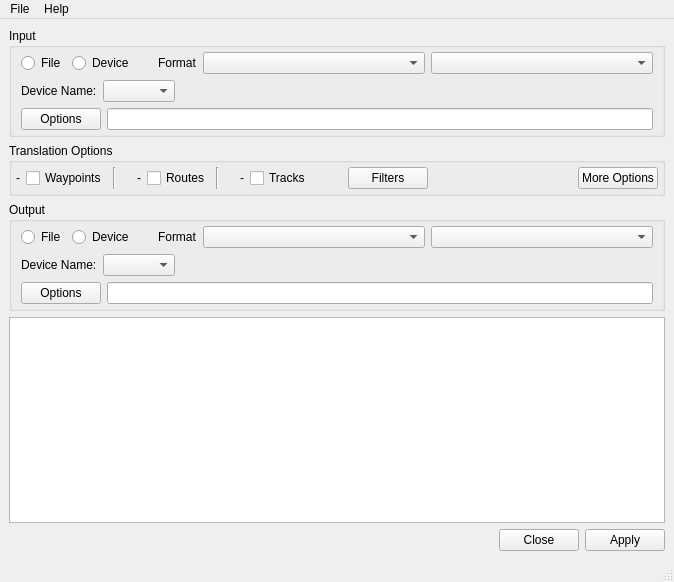
<?xml version="1.0" encoding="UTF-8"?>
<ui version="4.0">
 <class>MainWindow</class>
 <widget class="QMainWindow" name="MainWindow">
  <property name="geometry">
   <rect>
    <x>0</x>
    <y>0</y>
    <width>674</width>
    <height>582</height>
   </rect>
  </property>
  <property name="windowTitle">
   <string>MainWindow</string>
  </property>
  <widget class="QWidget" name="centralwidget">
   <layout class="QVBoxLayout" name="verticalLayout_5">
    <item>
     <widget class="QGroupBox" name="groupBox">
      <property name="title">
       <string>Input </string>
      </property>
      <layout class="QVBoxLayout" name="verticalLayout">
       <property name="topMargin">
        <number>4</number>
       </property>
       <property name="bottomMargin">
        <number>4</number>
       </property>
       <item>
        <layout class="QHBoxLayout" name="horizontalLayout_5">
         <item>
          <widget class="QRadioButton" name="inputFileOptBtn">
           <property name="sizePolicy">
            <sizepolicy hsizetype="Fixed" vsizetype="Fixed">
             <horstretch>0</horstretch>
             <verstretch>0</verstretch>
            </sizepolicy>
           </property>
           <property name="toolTip">
            <string>If selected, input is from a file.</string>
           </property>
           <property name="text">
            <string>File</string>
           </property>
          </widget>
         </item>
         <item>
          <widget class="QRadioButton" name="inputDeviceOptBtn">
           <property name="sizePolicy">
            <sizepolicy hsizetype="Fixed" vsizetype="Fixed">
             <horstretch>0</horstretch>
             <verstretch>0</verstretch>
            </sizepolicy>
           </property>
           <property name="toolTip">
            <string>If selected, input is from a device or GPS unit</string>
           </property>
           <property name="text">
            <string>Device</string>
           </property>
          </widget>
         </item>
         <item>
          <spacer name="horizontalSpacer_2a">
           <property name="orientation">
            <enum>Qt::Horizontal</enum>
           </property>
           <property name="sizeType">
            <enum>QSizePolicy::Fixed</enum>
           </property>
           <property name="sizeHint" stdset="0">
            <size>
             <width>18</width>
             <height>20</height>
            </size>
           </property>
          </spacer>
         </item>
         <item>
          <widget class="QLabel" name="label">
           <property name="sizePolicy">
            <sizepolicy hsizetype="Fixed" vsizetype="Preferred">
             <horstretch>0</horstretch>
             <verstretch>0</verstretch>
            </sizepolicy>
           </property>
           <property name="text">
            <string>Format</string>
           </property>
          </widget>
         </item>
         <item>
          <widget class="QComboBox" name="inputFormatCombo">
           <property name="toolTip">
            <string>Input data format</string>
           </property>
          </widget>
         </item>
         <item>
          <widget class="QComboBox" name="inputCharSetCombo">
           <property name="toolTip">
            <string>Character encoding of input</string>
           </property>
          </widget>
         </item>
        </layout>
       </item>
       <item>
        <widget class="QStackedWidget" name="inputStackedWidget">
         <property name="lineWidth">
          <number>0</number>
         </property>
         <property name="currentIndex">
          <number>1</number>
         </property>
         <widget class="QWidget" name="inputFilePage">
          <layout class="QHBoxLayout" name="horizontalLayout_4">
           <property name="margin">
            <number>0</number>
           </property>
           <item>
            <layout class="QHBoxLayout" name="horizontalLayout_2">
             <item>
              <widget class="QPushButton" name="inputFileNameBrowseBtn">
               <property name="toolTip">
                <string>Browse for one or more input files. </string>
               </property>
               <property name="text">
                <string>File Name(s)</string>
               </property>
               <property name="icon">
                <iconset resource="app.qrc">
                 <normaloff>:/images/open.png</normaloff>:/images/open.png</iconset>
               </property>
              </widget>
             </item>
             <item>
              <widget class="QLineEdit" name="inputFileNameText">
               <property name="sizePolicy">
                <sizepolicy hsizetype="Expanding" vsizetype="Fixed">
                 <horstretch>10</horstretch>
                 <verstretch>0</verstretch>
                </sizepolicy>
               </property>
              </widget>
             </item>
            </layout>
           </item>
          </layout>
         </widget>
         <widget class="QWidget" name="inputDevicePage">
          <layout class="QVBoxLayout" name="verticalLayout_2">
           <property name="margin">
            <number>0</number>
           </property>
           <item>
            <layout class="QHBoxLayout" name="horizontalLayout_3">
             <item>
              <widget class="QLabel" name="label_2">
               <property name="text">
                <string>Device Name:</string>
               </property>
              </widget>
             </item>
             <item>
              <widget class="QComboBox" name="inputDeviceNameCombo">
               <property name="toolTip">
                <string>Name of port to which input device is connected</string>
               </property>
              </widget>
             </item>
             <item>
              <spacer name="horizontalSpacer_3a">
               <property name="orientation">
                <enum>Qt::Horizontal</enum>
               </property>
               <property name="sizeHint" stdset="0">
                <size>
                 <width>40</width>
                 <height>20</height>
                </size>
               </property>
              </spacer>
             </item>
            </layout>
           </item>
          </layout>
         </widget>
        </widget>
       </item>
       <item>
        <layout class="QHBoxLayout" name="horizontalLayout_6">
         <item>
          <widget class="QPushButton" name="inputOptionsBtn">
           <property name="toolTip">
            <string>Options for the selected input format. </string>
           </property>
           <property name="text">
            <string>Options</string>
           </property>
          </widget>
         </item>
         <item>
          <widget class="QLineEdit" name="inputOptionsText"/>
         </item>
        </layout>
       </item>
      </layout>
     </widget>
    </item>
    <item>
     <widget class="QGroupBox" name="groupBox_2">
      <property name="title">
       <string>Translation Options</string>
      </property>
      <layout class="QHBoxLayout" name="horizontalLayout_7">
       <property name="margin">
        <number>4</number>
       </property>
       <item>
        <widget class="QLabel" name="wayPtLabel">
         <property name="text">
          <string>-</string>
         </property>
         <property name="scaledContents">
          <bool>false</bool>
         </property>
        </widget>
       </item>
       <item>
        <widget class="QCheckBox" name="xlateWayPtsCk">
         <property name="toolTip">
          <string>If selected, translate waypoints.</string>
         </property>
         <property name="text">
          <string>Waypoints</string>
         </property>
        </widget>
       </item>
       <item>
        <widget class="Line" name="line">
         <property name="orientation">
          <enum>Qt::Vertical</enum>
         </property>
        </widget>
       </item>
       <item>
        <spacer name="horizontalSpacer_6">
         <property name="orientation">
          <enum>Qt::Horizontal</enum>
         </property>
         <property name="sizeType">
          <enum>QSizePolicy::Fixed</enum>
         </property>
         <property name="sizeHint" stdset="0">
          <size>
           <width>15</width>
           <height>20</height>
          </size>
         </property>
        </spacer>
       </item>
       <item>
        <widget class="QLabel" name="routeLabel">
         <property name="text">
          <string>-</string>
         </property>
        </widget>
       </item>
       <item>
        <widget class="QCheckBox" name="xlateRoutesCk">
         <property name="toolTip">
          <string>If selected, translate routes.</string>
         </property>
         <property name="text">
          <string>Routes</string>
         </property>
        </widget>
       </item>
       <item>
        <widget class="Line" name="line_2">
         <property name="orientation">
          <enum>Qt::Vertical</enum>
         </property>
        </widget>
       </item>
       <item>
        <spacer name="horizontalSpacer_7">
         <property name="orientation">
          <enum>Qt::Horizontal</enum>
         </property>
         <property name="sizeType">
          <enum>QSizePolicy::Fixed</enum>
         </property>
         <property name="sizeHint" stdset="0">
          <size>
           <width>15</width>
           <height>20</height>
          </size>
         </property>
        </spacer>
       </item>
       <item>
        <widget class="QLabel" name="trackLabel">
         <property name="text">
          <string>-</string>
         </property>
        </widget>
       </item>
       <item>
        <widget class="QCheckBox" name="xlateTracksCk">
         <property name="toolTip">
          <string>If selected, translate tracks.</string>
         </property>
         <property name="text">
          <string>Tracks</string>
         </property>
        </widget>
       </item>
       <item>
        <spacer name="horizontalSpacer_4">
         <property name="orientation">
          <enum>Qt::Horizontal</enum>
         </property>
         <property name="sizeType">
          <enum>QSizePolicy::Fixed</enum>
         </property>
         <property name="sizeHint" stdset="0">
          <size>
           <width>18</width>
           <height>20</height>
          </size>
         </property>
        </spacer>
       </item>
       <item>
        <widget class="QLabel" name="filterStatus">
         <property name="text">
          <string/>
         </property>
         <property name="pixmap">
          <pixmap resource="app.qrc">:/images/ok20.png</pixmap>
         </property>
         <property name="scaledContents">
          <bool>false</bool>
         </property>
        </widget>
       </item>
       <item>
        <widget class="QPushButton" name="xlateFiltersBtn">
         <property name="toolTip">
          <string>Data Filters between input and output</string>
         </property>
         <property name="text">
          <string>Filters</string>
         </property>
        </widget>
       </item>
       <item>
        <spacer name="horizontalSpacer_8">
         <property name="orientation">
          <enum>Qt::Horizontal</enum>
         </property>
         <property name="sizeHint" stdset="0">
          <size>
           <width>40</width>
           <height>20</height>
          </size>
         </property>
        </spacer>
       </item>
       <item>
        <spacer name="horizontalSpacer_5">
         <property name="orientation">
          <enum>Qt::Horizontal</enum>
         </property>
         <property name="sizeHint" stdset="0">
          <size>
           <width>244</width>
           <height>20</height>
          </size>
         </property>
        </spacer>
       </item>
       <item>
        <widget class="QPushButton" name="moreOptionButton">
         <property name="toolTip">
          <string>More translation options. </string>
         </property>
         <property name="text">
          <string>More Options</string>
         </property>
        </widget>
       </item>
      </layout>
     </widget>
    </item>
    <item>
     <widget class="QGroupBox" name="groupBox_3">
      <property name="title">
       <string>Output</string>
      </property>
      <layout class="QVBoxLayout" name="verticalLayout_3">
       <property name="topMargin">
        <number>4</number>
       </property>
       <property name="bottomMargin">
        <number>4</number>
       </property>
       <item>
        <layout class="QHBoxLayout" name="horizontalLayout_8">
         <item>
          <widget class="QRadioButton" name="outputFileOptBtn">
           <property name="sizePolicy">
            <sizepolicy hsizetype="Fixed" vsizetype="Fixed">
             <horstretch>0</horstretch>
             <verstretch>0</verstretch>
            </sizepolicy>
           </property>
           <property name="toolTip">
            <string>If selected, output is to a file. </string>
           </property>
           <property name="text">
            <string>File</string>
           </property>
          </widget>
         </item>
         <item>
          <widget class="QRadioButton" name="outputDeviceOptBtn">
           <property name="sizePolicy">
            <sizepolicy hsizetype="Fixed" vsizetype="Fixed">
             <horstretch>0</horstretch>
             <verstretch>0</verstretch>
            </sizepolicy>
           </property>
           <property name="toolTip">
            <string>If selected, output is to a device or GPS unit</string>
           </property>
           <property name="text">
            <string>Device</string>
           </property>
          </widget>
         </item>
         <item>
          <spacer name="horizontalSpacer_2b">
           <property name="orientation">
            <enum>Qt::Horizontal</enum>
           </property>
           <property name="sizeType">
            <enum>QSizePolicy::Fixed</enum>
           </property>
           <property name="sizeHint" stdset="0">
            <size>
             <width>18</width>
             <height>20</height>
            </size>
           </property>
          </spacer>
         </item>
         <item>
          <widget class="QLabel" name="label_4">
           <property name="sizePolicy">
            <sizepolicy hsizetype="Fixed" vsizetype="Preferred">
             <horstretch>0</horstretch>
             <verstretch>0</verstretch>
            </sizepolicy>
           </property>
           <property name="text">
            <string>Format</string>
           </property>
          </widget>
         </item>
         <item>
          <widget class="QComboBox" name="outputFormatCombo">
           <property name="toolTip">
            <string>Output data format.</string>
           </property>
          </widget>
         </item>
         <item>
          <widget class="QComboBox" name="outputCharSetCombo">
           <property name="toolTip">
            <string>Character encoding of output</string>
           </property>
          </widget>
         </item>
        </layout>
       </item>
       <item>
        <widget class="QStackedWidget" name="outputStackedWidget">
         <property name="currentIndex">
          <number>1</number>
         </property>
         <widget class="QWidget" name="outputFilePage">
          <layout class="QHBoxLayout" name="horizontalLayout_9">
           <property name="margin">
            <number>0</number>
           </property>
           <item>
            <layout class="QHBoxLayout" name="horizontalLayout_10">
             <item>
              <widget class="QPushButton" name="outputFileNameBrowseBtn">
               <property name="toolTip">
                <string>Browse for an output file name. </string>
               </property>
               <property name="text">
                <string>File Name</string>
               </property>
               <property name="icon">
                <iconset resource="app.qrc">
                 <normaloff>:/images/save.png</normaloff>:/images/save.png</iconset>
               </property>
              </widget>
             </item>
             <item>
              <widget class="QLineEdit" name="outputFileNameText">
               <property name="sizePolicy">
                <sizepolicy hsizetype="Expanding" vsizetype="Fixed">
                 <horstretch>10</horstretch>
                 <verstretch>0</verstretch>
                </sizepolicy>
               </property>
              </widget>
             </item>
            </layout>
           </item>
          </layout>
         </widget>
         <widget class="QWidget" name="outputDevicePage">
          <layout class="QVBoxLayout" name="verticalLayout_4">
           <property name="margin">
            <number>0</number>
           </property>
           <item>
            <layout class="QHBoxLayout" name="horizontalLayout_11">
             <item>
              <widget class="QLabel" name="label_6">
               <property name="text">
                <string>Device Name:</string>
               </property>
              </widget>
             </item>
             <item>
              <widget class="QComboBox" name="outputDeviceNameCombo">
               <property name="toolTip">
                <string>Name of port to which output device is connected</string>
               </property>
              </widget>
             </item>
             <item>
              <spacer name="horizontalSpacer_3b">
               <property name="orientation">
                <enum>Qt::Horizontal</enum>
               </property>
               <property name="sizeHint" stdset="0">
                <size>
                 <width>40</width>
                 <height>20</height>
                </size>
               </property>
              </spacer>
             </item>
            </layout>
           </item>
          </layout>
         </widget>
        </widget>
       </item>
       <item>
        <layout class="QHBoxLayout" name="horizontalLayout_12">
         <item>
          <widget class="QPushButton" name="outputOptionsBtn">
           <property name="toolTip">
            <string>Options for the selected output format. </string>
           </property>
           <property name="text">
            <string>Options</string>
           </property>
          </widget>
         </item>
         <item>
          <widget class="QLineEdit" name="outputOptionsText"/>
         </item>
        </layout>
       </item>
      </layout>
     </widget>
    </item>
    <item>
     <widget class="QPlainTextEdit" name="outputWindow">
      <property name="sizePolicy">
       <sizepolicy hsizetype="Preferred" vsizetype="Preferred">
        <horstretch>10</horstretch>
        <verstretch>10</verstretch>
       </sizepolicy>
      </property>
      <property name="toolTip">
       <string>Output of GPSBabel translation process. </string>
      </property>
     </widget>
    </item>
    <item>
     <widget class="QDialogButtonBox" name="buttonBox">
      <property name="toolTip">
       <string/>
      </property>
      <property name="standardButtons">
       <set>QDialogButtonBox::Apply|QDialogButtonBox::Close</set>
      </property>
     </widget>
    </item>
   </layout>
  </widget>
  <widget class="QMenuBar" name="menubar">
   <property name="geometry">
    <rect>
     <x>0</x>
     <y>0</y>
     <width>674</width>
     <height>26</height>
    </rect>
   </property>
   <widget class="QMenu" name="menuFile">
    <property name="title">
     <string>File</string>
    </property>
    <addaction name="actionQuit"/>
   </widget>
   <widget class="QMenu" name="menuHelp">
    <property name="title">
     <string>Help</string>
    </property>
    <addaction name="actionHelp"/>
    <addaction name="separator"/>
    <addaction name="actionAbout"/>
   </widget>
   <addaction name="menuFile"/>
   <addaction name="menuHelp"/>
  </widget>
  <widget class="QStatusBar" name="statusbar"/>
  <action name="actionHelp">
   <property name="text">
    <string>GPSBabel Help</string>
   </property>
  </action>
  <action name="actionAbout">
   <property name="text">
    <string>About GPSBabel</string>
   </property>
  </action>
  <action name="actionQuit">
   <property name="text">
    <string>Quit</string>
   </property>
  </action>
 </widget>
 <resources>
  <include location="app.qrc"/>
 </resources>
 <connections/>
</ui>
